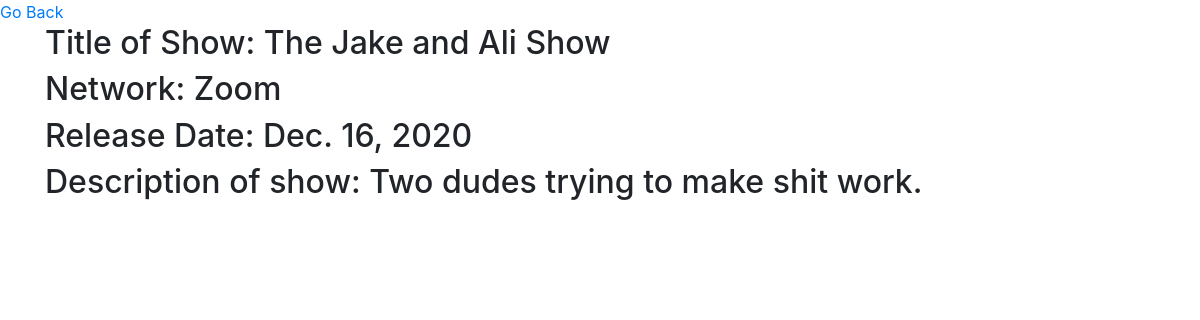
Page /view_show/11 on the committed database.
### restfultv_app/models.py (models this page shows)
class Show(models.Model):
    title = models.CharField(max_length=45)
    network = models.CharField(max_length=45)
    release_date = models.DateField()
    description = models.TextField()
    created_at = models.DateTimeField(auto_now_add=True)
    updated_at = models.DateTimeField(auto_now=True)
    objects = show_manager()

### restfultv_app/views.py (the view)
# urls.py: path('view_show/<int:id>', views.view_show, name='view_show'),
def view_show(request, id):
    context = {
        'show': Show.objects.all().filter(id=id)
    }
    return render(request, "view_show.html", context)

### restfultv_app/templates/view_show.html (shortened to what this page needs)
<!doctype html>
<html lang="en">
<head>
    <link rel="stylesheet" href="https://cdn.jsdelivr.net/npm/bootstrap@4.5.3/dist/css/bootstrap.min.css">
</head>
<a href="{% url 'shows' %}">Go Back</a>
<body>
    <div class="container">
        {% for x in show %}
        <h2>Title of Show: {{ x.title }}</h2>
        <h2>Network: {{ x.network }}</h2>
        <h2>Release Date: {{ x.release_date }}</h2>
        <h2>Description of show: {{x.description }}</h2>
        {% endfor %}
    </div>
</body>
</html>

### rows in the picture
Show: title "The Jake and Ali Show", network "Zoom", release_date "Dec. 16, 2020", description "Two dudes trying to make shit work."
